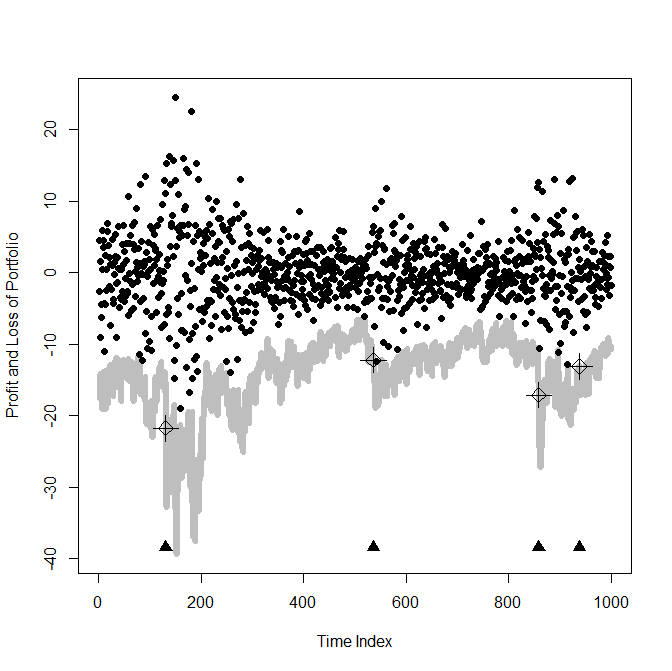

Reproduce this figure in R.
# computation of VaR using Clayton copula
rm(list = ls(all = TRUE))
graphics.off()

# please set working directory setwd('C:/...') setwd('~/...') #
# linux/mac os setwd('/Users/...') # windows

libraries = c("fGarch", "foreach", "doParallel", "copula")
lapply(libraries, function(x) if (!(x %in% installed.packages())) {
    install.packages(x)
})
lapply(libraries, library, quietly = TRUE, character.only = TRUE)

# set up
eps1                = read.csv("eps1.csv")
sp.126              = read.csv("sp126.csv", header = T)[, -c(1, 2)]
p1                  = sp.126[-1, ]
p2                  = sp.126[-length(sp.126[, 1]), ]
l.r                 = 100 * log(p1/p2)
r                   = l.r
r1                  = r[, -c(1)]
r2                  = r1
dims                = 5
attach(r2)
r2                  = data.frame(cbind(AVB, EQR, TXN, ADI, LLY))
M                   = 1000
backtestNr          = 1000
VaR                 = matrix(NA, backtestNr, 4)
slidingWindowLength = 300
eps                 = matrix(NA, backtestNr, dim(r2)[2])
colnames(eps)       = colnames(r2)
eps1                = data.frame()
dat                 = eps1
paraMat             = list()
para                = matrix(NA, dims, 4)
sigma               = matrix(NA, backtestNr, dims)

# estimation GARCH parameter
cl = makeCluster(37)
registerDoParallel(cl)
getDoParWorkers()
dat    = r2
datMat = list()

for (i in 1:backtestNr) {
    datMat[[i]] = dat[c(i:(i + (slidingWindowLength - 1))), 1:dims]
}
lengthPara  = 4
lengthEps1  = slidingWindowLength
lengthSigma = slidingWindowLength
objFun = function(dMat) {
    paraComb = list()
    library(fGarch)
    for (i in 1:dims) {
        fit        = garchFit(~garch(1, 1), data = dMat[[i]], trace = F)
        eps1.loop  = fit@residuals/fit@sigma.t
        para.loop  = fit@fit$coef
        sigma.loop = fit@sigma.t
        lengthPara = length(para.loop)
        paraComb[[i]] = c(para.loop, sigma.loop, eps1.loop)
    }
    return(paraComb)
}
resultD = foreach(dMat = datMat) %dopar% objFun(dMat)
stopCluster(cl)
resultD

# estimation of copula parameter
cl = makeCluster(37)
registerDoParallel(cl)
getDoParWorkers()
lengthPara  = 4
lengthEps1  = slidingWindowLength
lengthSigma = slidingWindowLength
totalLength = lengthPara + lengthEps1 + lengthSigma
epsComb     = list()
for (i in 1:backtestNr) {
    k = pobs(as.data.frame(resultD[[i]]))
    epsComb[[i]] = k[-(1:(lengthPara + lengthEps1)), ]
}
datMatEps = epsComb
objFun = function(dMat) {
    library(copula)
    clayton.cop = claytonCopula(2, dim = dims)
    fit.mln     = fitCopula(clayton.cop, dMat, method = "mpl")
    para.normal = summary(fit.mln)$coefficient[1]
    return(para.normal)
}
resultDcopPara = foreach(dMat = datMatEps, .combine = "rbind") %dopar% 
objFun(dMat)
stopCluster(cl)

# VaR computation
spread.real.0 = sp.126
attach(spread.real.0)
spread.real = data.frame(cbind(AVB, EQR, TXN, ADI, LLY))
S           = rowSums(spread.real)
S1          = S[-1]
S2          = S[-length(S)]
S3          = S2 - S1
L.real      = S3[301:(300 + backtestNr)]
cl          = makeCluster(37)
registerDoParallel(cl)
getDoParWorkers()
lengthPara  = 4
lengthEps1  = slidingWindowLength
lengthSigma = slidingWindowLength
totalLength = lengthPara + lengthEps1 + lengthSigma
para.vec    = resultDcopPara
VaR         = matrix(NA, backtestNr, 4)
datMatIndex = c(1:backtestNr)
objFunVaR   = function(dMat) {
    i = dMat
    library(copula)
    para.normal      = para.vec[i]
    clayton.cop.2    = claytonCopula(para.normal, dim = dims)
    u                = rCopula(M, clayton.cop.2)
    u                = qnorm(u)
    k                = as.data.frame(resultD[[i]])
    k1               = k[c(1:lengthPara, lengthPara + lengthEps1, totalLength), ]
    h                = sqrt(k1[2, ] + k1[3, ] * k1[lengthPara + 1, ]^2 * k1[lengthPara + 
                     2, ]^2 + k1[4, ] * k1[lengthPara + 1, ]^2)
    k2               = matrix(NA, M, dims)
    k3               = matrix(NA, M, dims)
    k2[1, ]          = as.matrix(k1[1, ])
    mu.t             = k2[rep(1, M), ]
    k3[1, ]          = as.matrix(k1[lengthPara + 1, ])
    sig.t            = k3[rep(1, M), ]
    R                = mu.t + sig.t * u
    spread.real.loop = read.csv("sp126.csv")[, -c(1:2)]
    attach(spread.real.loop)
    spread           = data.frame(cbind(AVB, EQR, TXN, ADI, LLY))   
    s1               = spread[i + (slidingWindowLength), ]   
    st               = data.frame(matrix(NA, M, dims))   
    st[1, ]          = s1
    st               = st[rep(1, M), ] 
    L.sim            = matrix(NA, M, 1)
    L.sim            = rowSums(st * (exp(0.01 * R) - 1))
    VaRt1005         = quantile(L.sim, 0.05)
    VaRt1001         = quantile(L.sim, 0.01)
    VaRt10005        = quantile(L.sim, 0.005)
    VaRt10001        = quantile(L.sim, 0.001)
    VaRt             = c(VaRt1005, VaRt1001, VaRt10005, VaRt10001)   
    return(VaRt)
}
resultVaR            = foreach(dMat = datMatIndex, .combine = "rbind") %dopar% objFunVaR(dMat)
stopCluster(cl)
head(resultVaR)
VaR                  = resultVaR
resultComb           = data.frame(L.real, VaR)
head(resultComb)

# exceeding ratio
Exceeding_Ratio = numeric(4)
for (alpha in 2:5) {
    nullVector = rep(0, backtestNr)
    for (i in 1:length(resultComb[, alpha])) {
        if (resultComb[, 1][i] < resultComb[, alpha][i]) {
            nullVector[i] = 1
        } else {
            nullVector[i] = 0
        }
    }
    Exceeding_Ratio[alpha] = sum(nullVector)/backtestNr
}
Exceeding_Ratio

# plot of VaR and quantile = 0.001
alpha           = 5
ptForPlot       = c(min(resultComb[, 1]), min(resultComb[, 2]), min(resultComb[, 
                  3]), min(resultComb[, 4]), min(resultComb[, 5]))
lowPt           = min(ptForPlot)
upPt            = max(resultComb[, 1])
Portfolio_Value = seq(lowPt, upPt, length.out = length(resultComb[, 1]))
Time_Index      = 1:length(seq(lowPt, upPt, length.out = length(resultComb[, 
                  1])))
plot(Time_Index, 
     Portfolio_Value, 
     col  = "white", 
     pch  = 19, 
     cex  = 0.5, 
     xlab = "Time Index", 
     ylab  = "Profit and Loss of Portfolio")
lines(resultComb[, alpha], col = "gray", lwd = 6)

for (i in 1:length(resultComb[, alpha])) {
    if (resultComb[, 1][i] < resultComb[, alpha][i]) {
        points(i, lowPt + 1, col = "black", pch = 17, cex = 1.5)  
        points(i, resultComb[, 1][i], 
               col = "black", 
               pch = 3, 
               cex = 2.5, 
               lwd = 1)  
        points(i, resultComb[, 1][i], 
               col = "black", 
               pch = 5, 
               cex = 1.5, 
               lwd = 1) 
    } else {
        points(i, resultComb[, 1][i], 
               col = "black", 
               pch = 19, 
               cex = 1) 
    }
}
